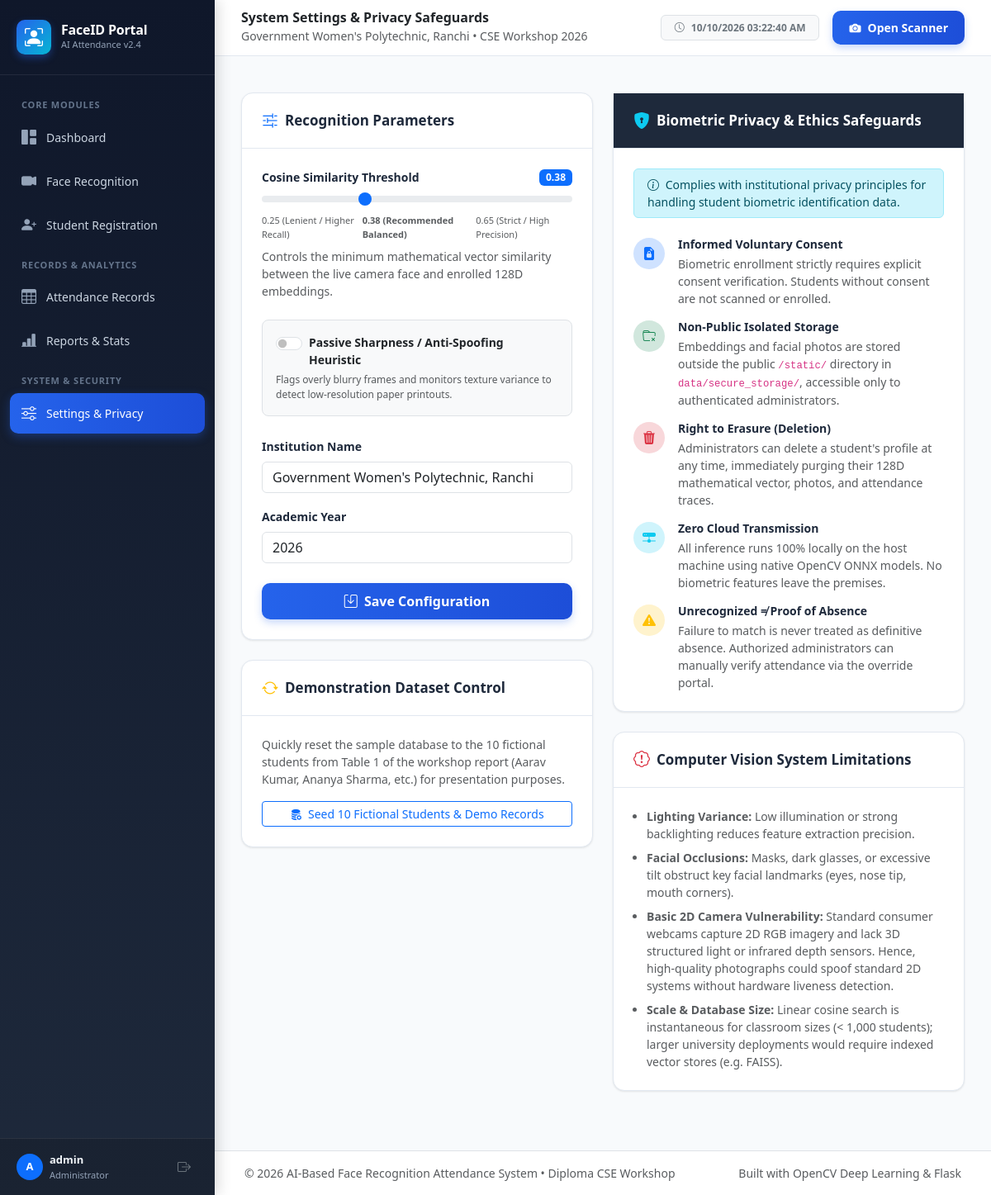
Screenshot of /settings (signed in) with the database file from the repository.
### tables this page shows
CREATE TABLE system_settings (
    key TEXT PRIMARY KEY,
    value TEXT NOT NULL,
    description TEXT
);

### app.py (the view)
@app.route('/settings')
@login_required
def settings():
    settings_dict = {
        'similarity_threshold': get_setting('similarity_threshold', str(Config.DEFAULT_SIMILARITY_THRESHOLD)),
        'liveness_detection': get_setting('liveness_detection', '0'),
        'institution_name': get_setting('institution_name', "Government Women's Polytechnic, Ranchi"),
        'academic_year': get_setting('academic_year', '2026')
    }
    return render_template('settings.html', settings=settings_dict, active_page='settings')

### app.py (called while the page is built)
def login_required(f):
    @wraps(f)
    def decorated_function(*args, **kwargs):
        if 'user_id' not in session:
            flash('Please log in with admin credentials to access this section.', 'warning')
            return redirect(url_for('login', next=request.url))
        return f(*args, **kwargs)
    return decorated_function

### database/db.py (called while the page is built)
def get_db_connection():
    os.makedirs(os.path.dirname(Config.DATABASE_PATH), exist_ok=True)
    conn = sqlite3.connect(Config.DATABASE_PATH)
    conn.row_factory = sqlite3.Row
    conn.execute("PRAGMA foreign_keys = ON")
    return conn

def get_setting(key, default=None):
    conn = get_db_connection()
    cursor = conn.cursor()
    cursor.execute("SELECT value FROM system_settings WHERE key = ?", (key,))
    row = cursor.fetchone()
    conn.close()
    return row['value'] if row else default

### templates/settings.html (shortened to what this page needs)
{% extends "base.html" %}
{% block page_title %}System Settings & Privacy Safeguards{% endblock %}
{% block content %}
<div class="container-fluid p-0">
  <div class="row g-4">
    <div class="col-12 col-lg-6">
      <div class="content-card mb-4">
        <div class="content-card-header">
          <div class="d-flex align-items-center gap-2">
            <i class="bi bi-sliders2 text-primary fs-5"></i>
            <h5 class="mb-0">Recognition Parameters</h5>
          </div>
        </div>
        <div class="content-card-body">
          <form method="POST" action="{{ url_for('update_settings') }}">
            <div class="mb-4">
              <div class="d-flex justify-content-between align-items-center mb-1">
                <label class="form-label small fw-semibold mb-0">Cosine Similarity Threshold</label>
                <span class="badge bg-primary px-2 py-1" id="thresholdDisplay">{{ settings.similarity_threshold }}</span>
              </div>
              <input type="range" class="form-range" name="similarity_threshold" id="settingsThresholdSlider" min="0.25" max="0.65" step="0.01" value="{{ settings.similarity_threshold }}">
              <div class="d-flex justify-content-between text-muted" style="font-size: 11px;">
                <span>0.25 (Lenient / Higher Recall)</span>
                <span class="fw-bold">0.38 (Recommended Balanced)</span>
                <span>0.65 (Strict / High Precision)</span>
              </div>
              <small class="text-muted d-block mt-2">
                Controls the minimum mathematical vector similarity between the live camera face and enrolled 128D embeddings.
              </small>
            </div>
            <div class="mb-4 p-3 bg-light rounded-3 border">
              <div class="form-check form-switch mb-1">
                <input class="form-check-input" type="checkbox" name="liveness_detection" id="livenessCheck" value="1" {% if settings.liveness_detection == '1' %}checked{% endif %}>
                <label class="form-check-label fw-semibold small text-dark" for="livenessCheck">
                  Passive Sharpness / Anti-Spoofing Heuristic
                </label>
              </div>
              <small class="text-muted d-block" style="font-size: 12px;">
                Flags overly blurry frames and monitors texture variance to detect low-resolution paper printouts.
              </small>
            </div>
            <div class="mb-3">
              <label class="form-label small fw-semibold">Institution Name</label>
              <input type="text" class="form-control" name="institution_name" value="{{ settings.institution_name }}">
            </div>
            <div class="mb-4">
              <label class="form-label small fw-semibold">Academic Year</label>
              <input type="text" class="form-control" name="academic_year" value="{{ settings.academic_year }}">
            </div>
            <button type="submit" class="btn btn-primary-custom w-100">
              <i class="bi bi-save me-1"></i> Save Configuration
            </button>
          </form>
        </div>
      </div>
      <div class="content-card">
        <div class="content-card-header">
          <div class="d-flex align-items-center gap-2">
            <i class="bi bi-arrow-repeat text-warning fs-5"></i>
            <h5 class="mb-0">Demonstration Dataset Control</h5>
          </div>
        </div>
        <div class="content-card-body">
          <p class="small text-muted mb-3">
            Quickly reset the sample database to the 10 fictional students from Table 1 of the workshop report (Aarav Kumar, Ananya Sharma, etc.) for presentation purposes.
          </p>
          <form method="POST" action="{{ url_for('reseed_database_route') }}" onsubmit="return confirm('Re-seed the database with 10 sample students? Existing test data will be retained.');">
            <button type="submit" class="btn btn-outline-primary btn-sm w-100">
              <i class="bi bi-database-fill-gear me-1"></i> Seed 10 Fictional Students & Demo Records
            </button>
          </form>
        </div>
      </div>
    </div>
    <div class="col-12 col-lg-6">
      <div class="content-card mb-4">
        <div class="content-card-header bg-navy text-white" style="background: #1e293b;">
          <div class="d-flex align-items-center gap-2">
            <i class="bi bi-shield-lock-fill text-info fs-5"></i>
            <h5 class="mb-0 text-white">Biometric Privacy & Ethics Safeguards</h5>
          </div>
        </div>
        <div class="content-card-body">
          <div class="alert alert-info py-2 small mb-4">
            <i class="bi bi-info-circle me-1"></i>
            Complies with institutional privacy principles for handling student biometric identification data.
          </div>
          <div class="d-flex flex-column gap-3">
            <div class="d-flex gap-3">
              <div class="rounded-circle bg-primary-subtle text-primary d-flex align-items-center justify-content-center flex-shrink-0" style="width: 38px; height: 38px;">
                <i class="bi bi-file-earmark-lock2-fill"></i>
              </div>
              <div>
                <h6 class="fw-bold mb-1" style="font-size: 14px;">Informed Voluntary Consent</h6>
                <p class="text-muted small mb-0">Biometric enrollment strictly requires explicit consent verification. Students without consent are not scanned or enrolled.</p>
              </div>
            </div>
            <div class="d-flex gap-3">
              <div class="rounded-circle bg-success-subtle text-success d-flex align-items-center justify-content-center flex-shrink-0" style="width: 38px; height: 38px;">
                <i class="bi bi-folder-x"></i>
              </div>
              <div>
                <h6 class="fw-bold mb-1" style="font-size: 14px;">Non-Public Isolated Storage</h6>
                <p class="text-muted small mb-0">Embeddings and facial photos are stored outside the public <code>/static/</code> directory in <code>data/secure_storage/</code>, accessible only to authenticated administrators.</p>
              </div>
            </div>
            <div class="d-flex gap-3">
              <div class="rounded-circle bg-danger-subtle text-danger d-flex align-items-center justify-content-center flex-shrink-0" style="width: 38px; height: 38px;">
                <i class="bi bi-trash3-fill"></i>
              </div>
              <div>
                <h6 class="fw-bold mb-1" style="font-size: 14px;">Right to Erasure (Deletion)</h6>
                <p class="text-muted small mb-0">Administrators can delete a student's profile at any time, immediately purging their 128D mathematical vector, photos, and attendance traces.</p>
              </div>
            </div>
            <div class="d-flex gap-3">
              <div class="rounded-circle bg-info-subtle text-info d-flex align-items-center justify-content-center flex-shrink-0" style="width: 38px; height: 38px;">
                <i class="bi bi-hdd-network-fill"></i>
              </div>
              <div>
                <h6 class="fw-bold mb-1" style="font-size: 14px;">Zero Cloud Transmission</h6>
                <p class="text-muted small mb-0">All inference runs 100% locally on the host machine using native OpenCV ONNX models. No biometric features leave the premises.</p>
              </div>
            </div>
            <div class="d-flex gap-3">
              <div class="rounded-circle bg-warning-subtle text-warning d-flex align-items-center justify-content-center flex-shrink-0" style="width: 38px; height: 38px;">
                <i class="bi bi-exclamation-triangle-fill"></i>
              </div>
              <div>
                <h6 class="fw-bold mb-1" style="font-size: 14px;">Unrecognized ≠ Proof of Absence</h6>
                <p class="text-muted small mb-0">Failure to match is never treated as definitive absence. Authorized administrators can manually verify attendance via the override portal.</p>
              </div>
            </div>
          </div>
        </div>
      </div>
      <div class="content-card">
        <div class="content-card-header">
          <div class="d-flex align-items-center gap-2">
            <i class="bi bi-patch-exclamation text-danger fs-5"></i>
            <h5 class="mb-0">Computer Vision System Limitations</h5>
          </div>
        </div>
        <div class="content-card-body small text-muted">
          <ul class="mb-0 ps-3">
            <li class="mb-2"><strong>Lighting Variance:</strong> Low illumination or strong backlighting reduces feature extraction precision.</li>
            <li class="mb-2"><strong>Facial Occlusions:</strong> Masks, dark glasses, or excessive tilt obstruct key facial landmarks (eyes, nose tip, mouth corners).</li>
            <li class="mb-2"><strong>Basic 2D Camera Vulnerability:</strong> Standard consumer webcams capture 2D RGB imagery and lack 3D structured light or infrared depth sensors. Hence, high-quality photographs could spoof standard 2D systems without hardware liveness detection.</li>
            <li><strong>Scale & Database Size:</strong> Linear cosine search is instantaneous for classroom sizes (&lt; 1,000 students); larger university deployments would require indexed vector stores (e.g. FAISS).</li>
          </ul>
        </div>
      </div>
    </div>
  </div>
</div>
{% endblock %}

### static/css/style.css (style rules this page uses)
:root { --navy-dark: #0f172a; --navy-sidebar: #1e293b; --navy-light: #334155; --blue-primary: #2563eb; --blue-hover: #1d4ed8; --blue-subtle: #eff6ff; --cyan-accent: #06b6d4; --emerald-success: #10b981; --emerald-subtle: #ecfdf5; --rose-danger: #ef4444; --rose-subtle: #fef2f2; --amber-warning: #f59e0b; --amber-subtle: #fffbeb; --gray-bg: #f8fafc; --card-border: #e2e8f0; --text-main: #1e293b; --text-muted: #64748b; --shadow-sm: 0 1px 3px rgba(0,0,0,0.06), 0 1px 2px rgba(0,0,0,0.04); --shadow-md: 0 4px 6px -1px rgba(0,0,0,0.07), 0 2px 4px -2px rgba(0,0,0,0.05); --shadow-lg: 0 10px 15px -3px rgba(0,0,0,0.08), 0 4px 6px -4px rgba(0,0,0,0.04); --shadow-xl: 0 20px 25px -5px rgba(0,0,0,0.1), 0 8px 10px -6px rgba(0,0,0,0.05); --radius-card: 14px; }
body { font-family: 'Segoe UI', system-ui, -apple-system, BlinkMacSystemFont, Roboto, sans-serif; background-color: var(--gray-bg); color: var(--text-main); margin: 0; padding: 0; min-height: 100vh; }
.content-card { background: #ffffff; border: 1px solid var(--card-border); border-radius: var(--radius-card); box-shadow: var(--shadow-sm); margin-bottom: 24px; }
.content-card-header { padding: 18px 24px; border-bottom: 1px solid var(--card-border); display: flex; align-items: center; justify-content: space-between; }
.content-card-header h5 { margin: 0; font-size: 17px; font-weight: 700; color: var(--text-main); }
.content-card-body { padding: 24px; }
.btn-primary-custom { background: linear-gradient(90deg, #2563eb, #1d4ed8); color: #fff; border: none; font-weight: 600; border-radius: 10px; padding: 10px 20px; transition: all 0.2s ease; box-shadow: 0 4px 10px rgba(37, 99, 235, 0.25); }

### rows the page displays
system_settings: similarity_threshold "0.38"
system_settings: institution_name "Government Women's Polytechnic, Ranchi"
system_settings: academic_year "2026"

### other values shown
{{ session.get('username', 'Admin')[0]|upper }} "A"
{{ session.get('username', 'Admin') }} "admin"
